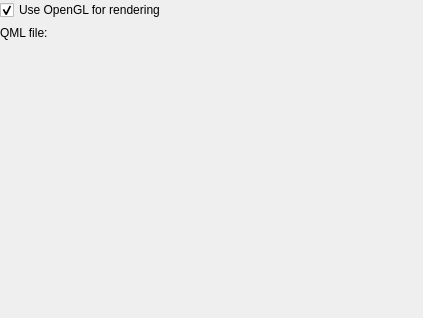
<?xml version="1.0" encoding="UTF-8"?>
<ui version="4.0">
 <class>QmlViewGadgetOptionsPage</class>
 <widget class="QWidget" name="QmlViewGadgetOptionsPage">
  <property name="geometry">
   <rect>
    <x>0</x>
    <y>0</y>
    <width>423</width>
    <height>318</height>
   </rect>
  </property>
  <property name="sizePolicy">
   <sizepolicy hsizetype="Expanding" vsizetype="Expanding">
    <horstretch>0</horstretch>
    <verstretch>0</verstretch>
   </sizepolicy>
  </property>
  <property name="windowTitle">
   <string>Form</string>
  </property>
  <layout class="QVBoxLayout" name="verticalLayout_2">
   <property name="margin">
    <number>0</number>
   </property>
   <item>
    <widget class="QScrollArea" name="scrollArea">
     <property name="frameShape">
      <enum>QFrame::NoFrame</enum>
     </property>
     <property name="frameShadow">
      <enum>QFrame::Plain</enum>
     </property>
     <property name="widgetResizable">
      <bool>true</bool>
     </property>
     <widget class="QWidget" name="scrollAreaWidgetContents">
      <property name="geometry">
       <rect>
        <x>0</x>
        <y>0</y>
        <width>423</width>
        <height>318</height>
       </rect>
      </property>
      <layout class="QVBoxLayout" name="verticalLayout">
       <property name="margin">
        <number>0</number>
       </property>
       <item>
        <layout class="QHBoxLayout" name="horizontalLayout_2">
         <item>
          <widget class="QCheckBox" name="useOpenGL">
           <property name="enabled">
            <bool>true</bool>
           </property>
           <property name="text">
            <string>Use OpenGL for rendering</string>
           </property>
           <property name="checked">
            <bool>true</bool>
           </property>
          </widget>
         </item>
        </layout>
       </item>
       <item>
        <layout class="QHBoxLayout" name="horizontalLayout" stretch="0,0">
         <property name="spacing">
          <number>10</number>
         </property>
         <property name="sizeConstraint">
          <enum>QLayout::SetMaximumSize</enum>
         </property>
         <property name="bottomMargin">
          <number>10</number>
         </property>
         <item>
          <widget class="QLabel" name="label">
           <property name="text">
            <string>QML file: </string>
           </property>
          </widget>
         </item>
         <item>
          <widget class="Utils::PathChooser" name="svgSourceFile" native="true">
           <property name="sizePolicy">
            <sizepolicy hsizetype="MinimumExpanding" vsizetype="Preferred">
             <horstretch>0</horstretch>
             <verstretch>0</verstretch>
            </sizepolicy>
           </property>
          </widget>
         </item>
        </layout>
       </item>
       <item>
        <spacer name="verticalSpacer">
         <property name="orientation">
          <enum>Qt::Vertical</enum>
         </property>
         <property name="sizeType">
          <enum>QSizePolicy::MinimumExpanding</enum>
         </property>
         <property name="sizeHint" stdset="0">
          <size>
           <width>20</width>
           <height>40</height>
          </size>
         </property>
        </spacer>
       </item>
      </layout>
     </widget>
    </widget>
   </item>
  </layout>
 </widget>
 <customwidgets>
  <customwidget>
   <class>Utils::PathChooser</class>
   <extends>QWidget</extends>
   <header>utils/pathchooser.h</header>
   <container>1</container>
  </customwidget>
 </customwidgets>
 <resources/>
 <connections/>
</ui>
